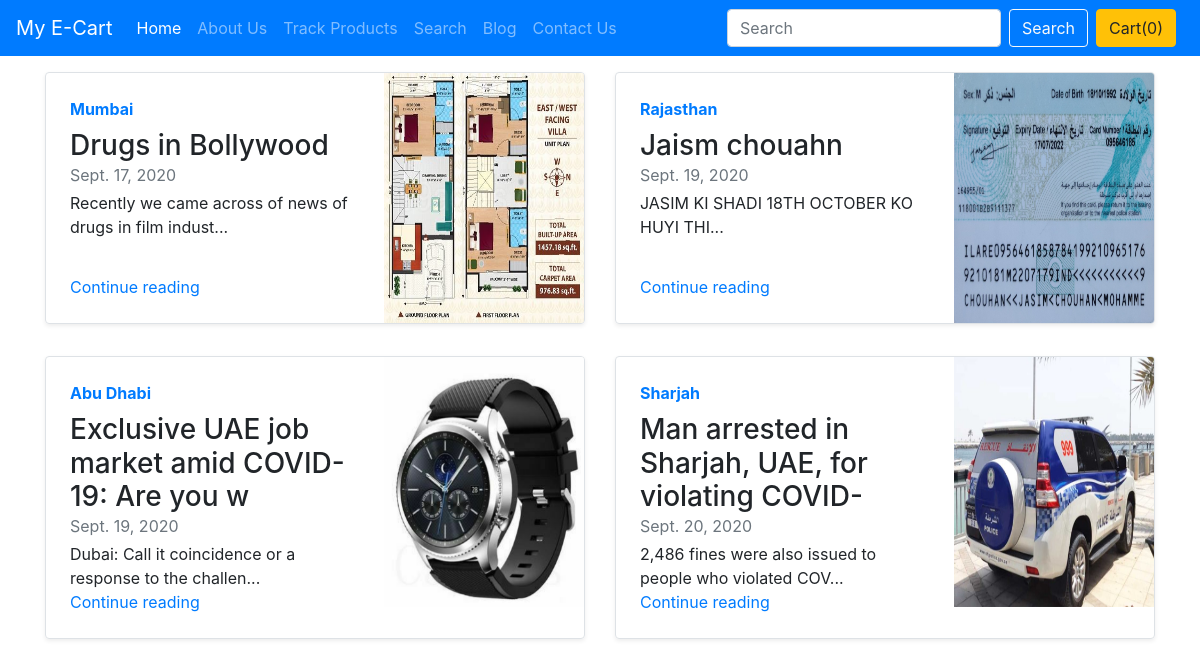
Screenshot of /blog/ with the database file from the repository.
### blog/models.py (models this page shows, shortened)
class Blogposts(models.Model):
    post_id = models.AutoField(primary_key = True)
    title = models.CharField(max_length=50)
    author = models.CharField(max_length=50, default="")
    region = models.CharField(max_length=50, default="World")
    heading = models.CharField(max_length=50, default="")
    cheading = models.CharField(max_length=5000, default="")
    subheading1 = models.CharField(max_length=50, default="")
    cheading1 = models.CharField(max_length=5000, default="")
    subheading2 = models.CharField(max_length=50, default="")
    cheading2 = models.CharField(max_length=5000, default="")
    pub_date = models.DateField()
    thumbnail = models.ImageField(upload_to="shop/images", default="")

### blog/views.py (the view)
# urls.py: path('', views.index),
def index(request):
    mypost = Blogposts.objects.all()
    return render(request, 'blog/index.html', {'mypost':mypost})

### blog/templates/blog/index.html (shortened to what this page needs)
{% extends 'blog/basic.html' %}
{% block body %}
<div class="container mt-3">
    <div class="row my-2">
        {% for item in mypost %}
        <div class="col-md-6">
            <div class="row no-gutters border rounded overflow-hidden flex-md-row mb-4 shadow-sm h-md-250 position-relative">
                <div class="col p-4 d-flex flex-column position-static">
                    <strong class="d-inline-block mb-2 text-primary">{{item.region}}</strong>
                    <h3 class="mb-0" id="title" name="title">{{item.title}}</h3>
                    <div class="mb-1 text-muted" id="pub_date" name="pub_date">{{item.pub_date}}</div>
                    <p class="card-text mb-auto" id="cheading" name="cheading">{{item.cheading|slice:"0:55"}}...</p>
                    <a href="blogpost/{{item.post_id}}" class="stretched-link">Continue reading</a>
                </div>
                <div class="col-auto d-none d-lg-block" id="thumbnail" name="thumbnail">
                    <img src="/media/{{item.thumbnail}}" class="bd-placeholder-img" width="200" height="250" aria-label="Placeholder: Thumbnail">
                </div>
            </div>
        </div>
        {% if forloop.counter|divisibleby:2 %}
    </div>
    <div class="row my-2">
        {% endif %}
        {% endfor %} </div>
</div>
{% endblock %}

### rows the page displays
Blogposts: region "Mumbai", title "Drugs in Bollywood", pub_date "Sept. 17, 2020", cheading "Recently we came across of news of drugs in film indust", thumbnail (picture)
Blogposts: region "Rajasthan", title "Jaism chouahn", pub_date "Sept. 19, 2020", cheading "JASIM KI SHADI 18TH OCTOBER KO HUYI THI", thumbnail (picture)
Blogposts: region "Abu Dhabi", title "Exclusive UAE job market amid COVID-19: Are you w", pub_date "Sept. 19, 2020", cheading "Dubai: Call it coincidence or a response to the challen", thumbnail (picture)
Blogposts: region "Sharjah", title "Man arrested in Sharjah, UAE, for violating COVID-", pub_date "Sept. 20, 2020", cheading "2,486 fines were also issued to people who violated COV", thumbnail (picture)
